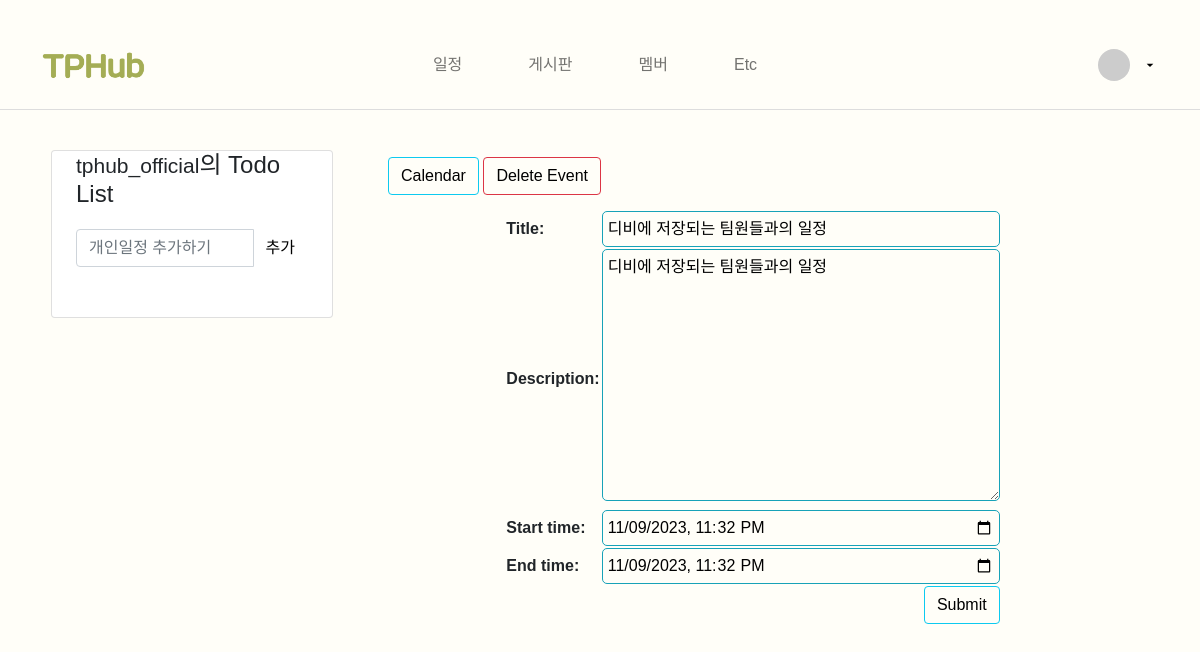
The app's page /schedule/event/edit/2/ (signed in), older data.
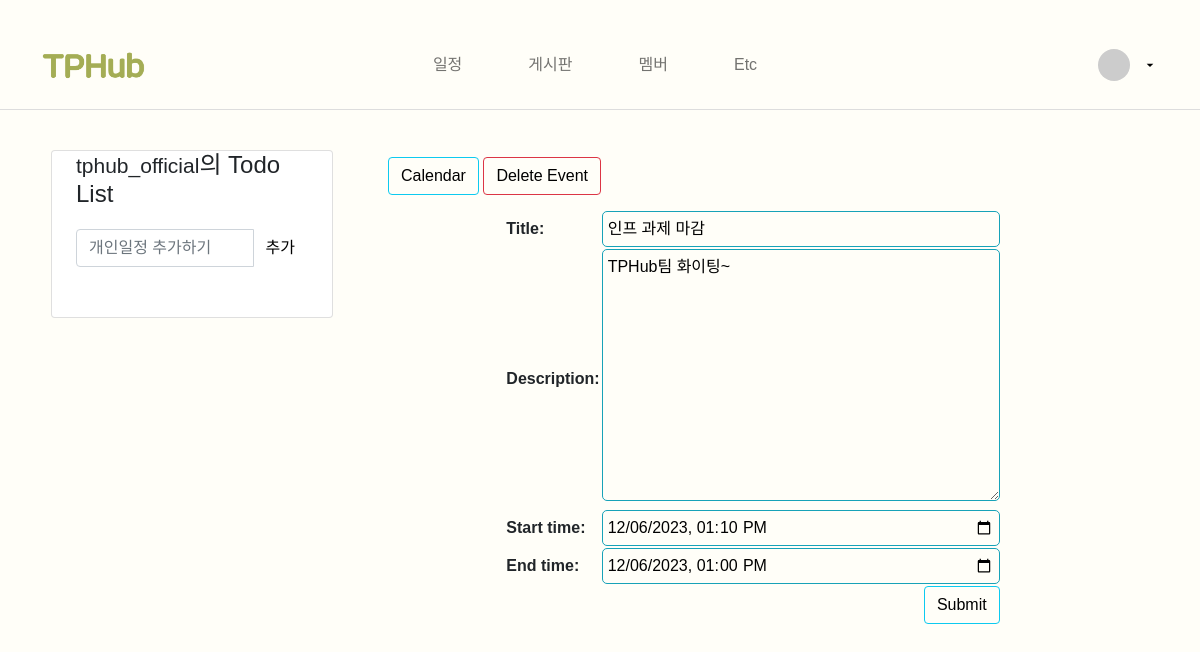
The same page, newer data.
### schedule/models.py (models this page shows, shortened)
class Event(models.Model):
    title = models.CharField(max_length=200)
    description = models.TextField()
    start_time = models.DateTimeField()
    end_time = models.DateTimeField()

### schedule/views.py (the view)
# urls.py: url(r'^event/edit/(?P<event_id>\d+)/$', views.event, name='event_edit'),
def event(request, event_id=None):
    instance = Event()
    if event_id:
        instance = get_object_or_404(Event, pk=event_id)
    else:
        instance = Event()
    form = EventForm(request.POST or None, instance=instance)
    if request.POST and form.is_valid():
        form.save()
        return HttpResponseRedirect(reverse('schedule:calendar'))
    return render(request, 'schedule/event.html', {'form': form})

### schedule/forms.py
class EventForm(ModelForm):
  class Meta:
    model = Event
    widgets = {
      'start_time': DateInput(attrs={'type': 'datetime-local'}, format='%Y-%m-%dT%H:%M'),
      'end_time': DateInput(attrs={'type': 'datetime-local'}, format='%Y-%m-%dT%H:%M'),
    }
    fields = '__all__'
  def __init__(self, *args, **kwargs):
    super(EventForm, self).__init__(*args, **kwargs)
    self.fields['start_time'].input_formats = ('%Y-%m-%dT%H:%M',)
    self.fields['end_time'].input_formats = ('%Y-%m-%dT%H:%M',)

### schedule/templates/schedule/event.html (shortened to what this page needs)
{% extends 'schedule/base.html' %}
{% block calendar_area %}
<div class="clearfix">
    <a class="btn btn-info" href="{% url 'schedule:calendar' %}">Calendar</a>
    {% if form.instance.id %}
    <a class="btn btn-danger" href="{% url 'schedule:event_delete' form.instance.id %}" role="button">Delete Event</a>
    {% endif %}
</div>
<form method="post">
    <table class="form form-table">
        {{ form }}
        <tr>
            <td colspan="2">
                <button type="submit" class="btn btn-info right"> Submit</button>
            </td>
        </tr>
    </table>
</form>
{% endblock %}

Row changes from the older to the newer data that the page shows:
changed Event: title "디비에 저장되는 팀원들과의 일정" → "인프 과제 마감"; description "디비에 저장되는 팀원들과의 일정" → "TPHub팀 화이팅~"; start_time "11/09/2023 23:32" → "12/06/2023 13:10"; end_time "11/09/2023 23:32" → "12/06/2023 13:00"
